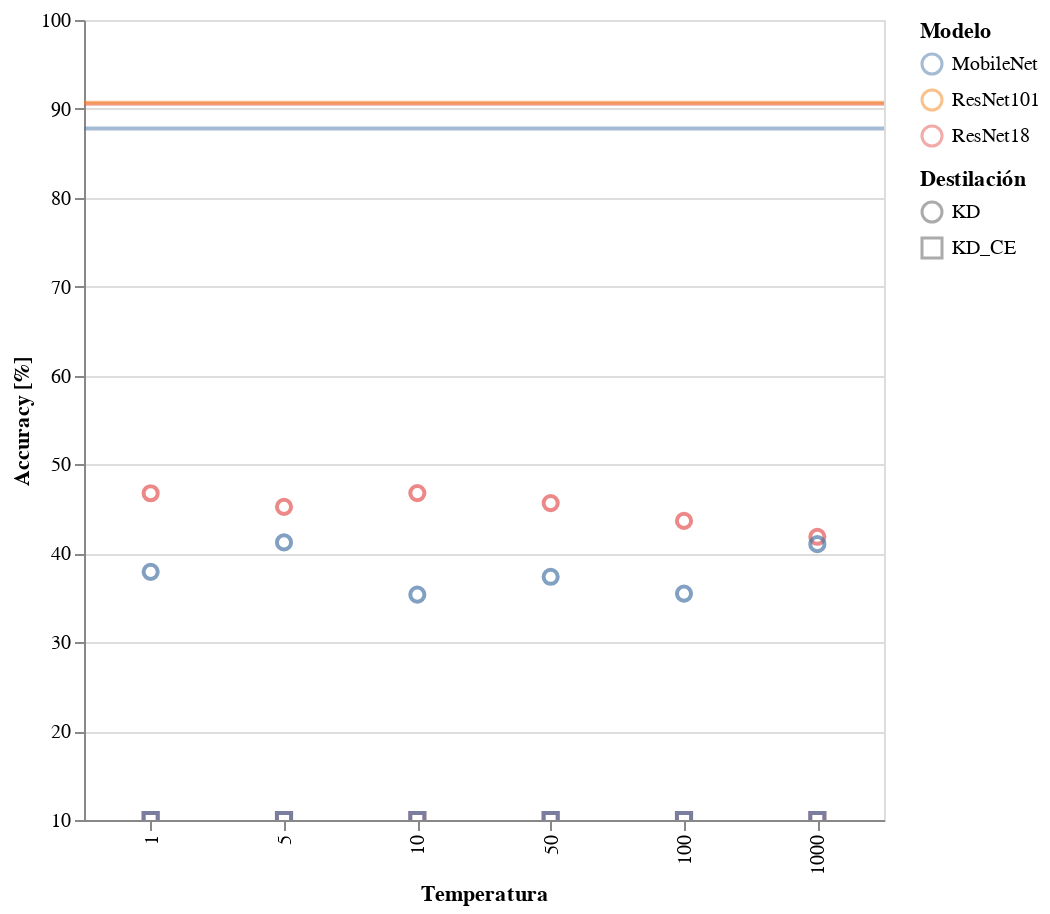

The notebook cell saved with this chart:
### Code cell
KD.load_and_plot(folder,phase='test',field="acc",shape=(400,400))#, center=True)

### Figure 1 — Vega-Lite specification as saved in the notebook (floating-point values rounded to 4 significant figures)
{"config": {"view": {"continuousWidth": 400, "continuousHeight": 300}}, "layer": [{"data": {"name": "data-578e71b58049d598ba8619b4abdb3dda"}, "mark": {"type": "rule", "opacity": 0.5}, "encoding": {"color": {"type": "nominal", "field": "Model"}, "size": {"value": 2}, "y": {"type": "quantitative", "field": "ce_test"}}}, {"data": {"name": "data-800f036444848a6f5f21d01b7d82c2af"}, "mark": "point", "encoding": {"color": {"type": "nominal", "field": "student", "legend": {"title": "Modelo"}}, "shape": {"type": "nominal", "field": "distillation", "legend": {"title": "Destilación"}}, "size": {"value": 50}, "tooltip": [{"type": "quantitative", "field": "test_acc"}, {"type": "quantitative", "field": "test_teacher/acc"}, {"type": "quantitative", "field": "test_loss"}, {"type": "quantitative", "field": "test_eval"}, {"type": "quantitative", "field": "train_acc"}, {"type": "quantitative", "field": "train_teacher/acc"}, {"type": "quantitative", "field": "train_loss"}, {"type": "quantitative", "field": "train_eval"}, {"type": "nominal", "field": "distillation"}, {"type": "quantitative", "field": "temp"}], "x": {"type": "ordinal", "field": "temp", "scale": {"base": 10, "type": "log", "zero": false}, "title": "Temperatura"}, "y": {"type": "quantitative", "field": "test_acc", "scale": {"type": "linear", "zero": false}, "title": "Accuracy [%]"}}, "selection": {"selector003": {"type": "interval", "bind": "scales", "encodings": ["x", "y"]}}}], "height": 400, "width": 400, "$schema": "https://vega.github.io/schema/vega-lite/v4.0.0.json", "datasets": {"data-578e71b58049d598ba8619b4abdb3dda": [{"Model": "MobileNet", "ce_train": 95.73, "ce_test": 87.8}, {"Model": "ResNet18", "ce_train": 98.15, "ce_test": 90.58}, {"Model": "ResNet101", "ce_train": 98.52, "ce_test": 90.68}], "data-800f036444848a6f5f21d01b7d82c2af": [{"Unnamed: 0": 0, "test_acc": 10.0, "test_teacher/acc": 90.68, "test_loss": 691200.0, "test_eval": 138.2, "train_acc": 100.0, "train_teacher/acc": 25.37, "train_loss": 0.04405, "train_eval": 0.0, "epoch": 50, "lr": 0.01, "epochs": 50, "train_batch_size": 128, "test_batch_size": 100, "student": "ResNet18", "teacher": "ResNet101", "distillation": "KD_CE", "resume": true, "temp": 100.0}, {"Unnamed: 0": 1, "test_acc": 10.0, "test_teacher/acc": 90.68, "test_loss": 2.207, "test_eval": 4.025, "train_acc": 100.0, "train_teacher/acc": 25.3, "train_loss": 0.1298, "train_eval": 0.07205, "epoch": 50, "lr": 0.01, "epochs": 50, "train_batch_size": 128, "test_batch_size": 100, "student": "ResNet18", "teacher": "ResNet101", "distillation": "KD_CE", "resume": true, "temp": 1.0}, {"Unnamed: 0": 2, "test_acc": 10.0, "test_teacher/acc": 90.68, "test_loss": 14640000.0, "test_eval": 29.28, "train_acc": 100.0, "train_teacher/acc": 25.41, "train_loss": 4.153e-06, "train_eval": 0.0, "epoch": 50, "lr": 0.01, "epochs": 50, "train_batch_size": 128, "test_batch_size": 100, "student": "ResNet18", "teacher": "ResNet101", "distillation": "KD_CE", "resume": true, "temp": 1000.0}, {"Unnamed: 0": 3, "test_acc": 10.0, "test_teacher/acc": 90.68, "test_loss": 563.2, "test_eval": 11.26, "train_acc": 100.0, "train_teacher/acc": 25.26, "train_loss": 0.009168, "train_eval": 2.073e-05, "epoch": 50, "lr": 0.01, "epochs": 50, "train_batch_size": 128, "test_batch_size": 100, "student": "ResNet18", "teacher": "ResNet101", "distillation": "KD_CE", "resume": true, "temp": 10.0}, {"Unnamed: 0": 4, "test_acc": 10.0, "test_teacher/acc": 90.68, "test_loss": 108.9, "test_eval": 8.705, "train_acc": 100.0, "train_teacher/acc": 25.22, "train_loss": 0.02724, "train_eval": 0.0003107, "epoch": 50, "lr": 0.01, "epochs": 50, "train_batch_size": 128, "test_batch_size": 100, "student": "ResNet18", "teacher": "ResNet101", "distillation": "KD_CE", "resume": true, "temp": 5.0}, {"Unnamed: 0": 5, "test_acc": 10.0, "test_teacher/acc": 90.68, "test_loss": 2373000.0, "test_eval": 1898.0, "train_acc": 100.0, "train_teacher/acc": 25.31, "train_loss": 1.826, "train_eval": 0.0, "epoch": 50, "lr": 0.01, "epochs": 50, "train_batch_size": 128, "test_batch_size": 100, "student": "ResNet18", "teacher": "ResNet101", "distillation": "KD_CE", "resume": true, "temp": 50.0}, {"Unnamed: 0": 6, "test_acc": 43.65, "test_teacher/acc": 90.68, "test_loss": 0.0004598, "test_eval": 3.146, "train_acc": 25.2, "train_teacher/acc": 25.33, "train_loss": 8.002e-06, "train_eval": 6.79, "epoch": 50, "lr": 0.01, "epochs": 50, "train_batch_size": 128, "test_batch_size": 100, "student": "ResNet18", "teacher": "ResNet101", "distillation": "KD", "resume": true, "temp": 100.0}, {"Unnamed: 0": 7, "test_acc": 46.76, "test_teacher/acc": 90.68, "test_loss": 0.1754, "test_eval": 1.884, "train_acc": 25.71, "train_teacher/acc": 25.26, "train_loss": 0.01582, "train_eval": 4.716, "epoch": 50, "lr": 0.01, "epochs": 50, "train_batch_size": 128, "test_batch_size": 100, "student": "ResNet18", "teacher": "ResNet101", "distillation": "KD", "resume": true, "temp": 1.0}, {"Unnamed: 0": 8, "test_acc": 41.86, "test_teacher/acc": 90.68, "test_loss": 4.278e-06, "test_eval": 3.579, "train_acc": 25.25, "train_teacher/acc": 25.33, "train_loss": 7.737e-08, "train_eval": 6.775, "epoch": 50, "lr": 0.01, "epochs": 50, "train_batch_size": 128, "test_batch_size": 100, "student": "ResNet18", "teacher": "ResNet101", "distillation": "KD", "resume": true, "temp": 1000.0}, {"Unnamed: 0": 9, "test_acc": 46.78, "test_teacher/acc": 90.68, "test_loss": 0.02511, "test_eval": 2.628, "train_acc": 25.28, "train_teacher/acc": 25.42, "train_loss": 0.0007206, "train_eval": 6.687, "epoch": 50, "lr": 0.01, "epochs": 50, "train_batch_size": 128, "test_batch_size": 100, "student": "ResNet18", "teacher": "ResNet101", "distillation": "KD", "resume": true, "temp": 10.0}, {"Unnamed: 0": 10, "test_acc": 45.23, "test_teacher/acc": 90.68, "test_loss": 0.06351, "test_eval": 2.565, "train_acc": 25.59, "train_teacher/acc": 25.41, "train_loss": 0.002332, "train_eval": 6.515, "epoch": 50, "lr": 0.01, "epochs": 50, "train_batch_size": 128, "test_batch_size": 100, "student": "ResNet18", "teacher": "ResNet101", "distillation": "KD", "resume": true, "temp": 5.0}, {"Unnamed: 0": 11, "test_acc": 45.65, "test_teacher/acc": 90.68, "test_loss": 0.001497, "test_eval": 3.415, "train_acc": 25.35, "train_teacher/acc": 25.45, "train_loss": 3.29e-05, "train_eval": 6.773, "epoch": 50, "lr": 0.01, "epochs": 50, "train_batch_size": 128, "test_batch_size": 100, "student": "ResNet18", "teacher": "ResNet101", "distillation": "KD", "resume": true, "temp": 50.0}, {"Unnamed: 0": 12, "test_acc": 10.0, "test_teacher/acc": 90.68, "test_loss": 19550000000000.0, "test_eval": 3910000000.0, "train_acc": 100.0, "train_teacher/acc": 25.4, "train_loss": 2.107, "train_eval": 0.0, "epoch": 50, "lr": 0.01, "epochs": 50, "train_batch_size": 128, "test_batch_size": 100, "student": "MobileNet", "teacher": "ResNet101", "distillation": "KD_CE", "resume": true, "temp": 100.0}, {"Unnamed: 0": 13, "test_acc": 10.0, "test_teacher/acc": 90.68, "test_loss": 8923.0, "test_eval": 16230.0, "train_acc": 100.0, "train_teacher/acc": 25.34, "train_loss": 0.1315, "train_eval": 0.07206, "epoch": 50, "lr": 0.01, "epochs": 50, "train_batch_size": 128, "test_batch_size": 100, "student": "MobileNet", "teacher": "ResNet101", "distillation": "KD_CE", "resume": true, "temp": 1.0}, {"Unnamed: 0": 14, "test_acc": 10.0, "test_teacher/acc": 90.68, "test_loss": 24600000.0, "test_eval": 49.2, "train_acc": 100.0, "train_teacher/acc": 25.37, "train_loss": 7.394e-06, "train_eval": 0.0, "epoch": 13, "lr": 0.01, "epochs": 50, "train_batch_size": 128, "test_batch_size": 100, "student": "MobileNet", "teacher": "ResNet101", "distillation": "KD_CE", "resume": true, "temp": 1000.0}, {"Unnamed: 0": 15, "test_acc": 10.0, "test_teacher/acc": 90.68, "test_loss": 12280.0, "test_eval": 245.7, "train_acc": 100.0, "train_teacher/acc": 25.19, "train_loss": 0.009248, "train_eval": 2.064e-05, "epoch": 50, "lr": 0.01, "epochs": 50, "train_batch_size": 128, "test_batch_size": 100, "student": "MobileNet", "teacher": "ResNet101", "distillation": "KD_CE", "resume": true, "temp": 10.0}, {"Unnamed: 0": 16, "test_acc": 10.0, "test_teacher/acc": 90.68, "test_loss": 112.3, "test_eval": 8.977, "train_acc": 100.0, "train_teacher/acc": 25.4, "train_loss": 0.02744, "train_eval": 0.000309, "epoch": 50, "lr": 0.01, "epochs": 50, "train_batch_size": 128, "test_batch_size": 100, "student": "MobileNet", "teacher": "ResNet101", "distillation": "KD_CE", "resume": true, "temp": 5.0}, {"Unnamed: 0": 17, "test_acc": 10.0, "test_teacher/acc": 90.68, "test_loss": 22500000000.0, "test_eval": 18000000.0, "train_acc": 100.0, "train_teacher/acc": 25.48, "train_loss": 2.154, "train_eval": 0.0, "epoch": 50, "lr": 0.01, "epochs": 50, "train_batch_size": 128, "test_batch_size": 100, "student": "MobileNet", "teacher": "ResNet101", "distillation": "KD_CE", "resume": true, "temp": 50.0}, {"Unnamed: 0": 18, "test_acc": 35.47, "test_teacher/acc": 90.68, "test_loss": 0.0004626, "test_eval": 4.184, "train_acc": 25.34, "train_teacher/acc": 25.41, "train_loss": 1.084e-05, "train_eval": 6.706, "epoch": 50, "lr": 0.01, "epochs": 50, "train_batch_size": 128, "test_batch_size": 100, "student": "MobileNet", "teacher": "ResNet101", "distillation": "KD", "resume": true, "temp": 100.0}, {"Unnamed: 0": 19, "test_acc": 37.92, "test_teacher/acc": 90.68, "test_loss": 0.2682, "test_eval": 2.8, "train_acc": 25.59, "train_teacher/acc": 25.42, "train_loss": 0.02061, "train_eval": 4.217, "epoch": 50, "lr": 0.01, "epochs": 50, "train_batch_size": 128, "test_batch_size": 100, "student": "MobileNet", "teacher": "ResNet101", "distillation": "KD", "resume": true, "temp": 1.0}, {"Unnamed: 0": 20, "test_acc": 41.03, "test_teacher/acc": 90.68, "test_loss": 4.212e-06, "test_eval": 3.436, "train_acc": 25.19, "train_teacher/acc": 25.46, "train_loss": 1.072e-07, "train_eval": 6.719, "epoch": 50, "lr": 0.01, "epochs": 50, "train_batch_size": 128, "test_batch_size": 100, "student": "MobileNet", "teacher": "ResNet101", "distillation": "KD", "resume": true, "temp": 1000.0}, {"Unnamed: 0": 21, "test_acc": 35.36, "test_teacher/acc": 90.68, "test_loss": 0.04949, "test_eval": 7.071, "train_acc": 25.21, "train_teacher/acc": 25.29, "train_loss": 0.000996, "train_eval": 6.566, "epoch": 50, "lr": 0.01, "epochs": 50, "train_batch_size": 128, "test_batch_size": 100, "student": "MobileNet", "teacher": "ResNet101", "distillation": "KD", "resume": true, "temp": 10.0}, {"Unnamed: 0": 22, "test_acc": 41.23, "test_teacher/acc": 90.68, "test_loss": 0.06909, "test_eval": 3.445, "train_acc": 25.35, "train_teacher/acc": 25.52, "train_loss": 0.003235, "train_eval": 6.335, "epoch": 50, "lr": 0.01, "epochs": 50, "train_batch_size": 128, "test_batch_size": 100, "student": "MobileNet", "teacher": "ResNet101", "distillation": "KD", "resume": true, "temp": 5.0}, {"Unnamed: 0": 23, "test_acc": 37.36, "test_teacher/acc": 90.68, "test_loss": 0.001845, "test_eval": 4.848, "train_acc": 25.28, "train_teacher/acc": 25.4, "train_loss": 4.545e-05, "train_eval": 6.694, "epoch": 50, "lr": 0.01, "epochs": 50, "train_batch_size": 128, "test_batch_size": 100, "student": "MobileNet", "teacher": "ResNet101", "distillation": "KD", "resume": true, "temp": 50.0}]}}
